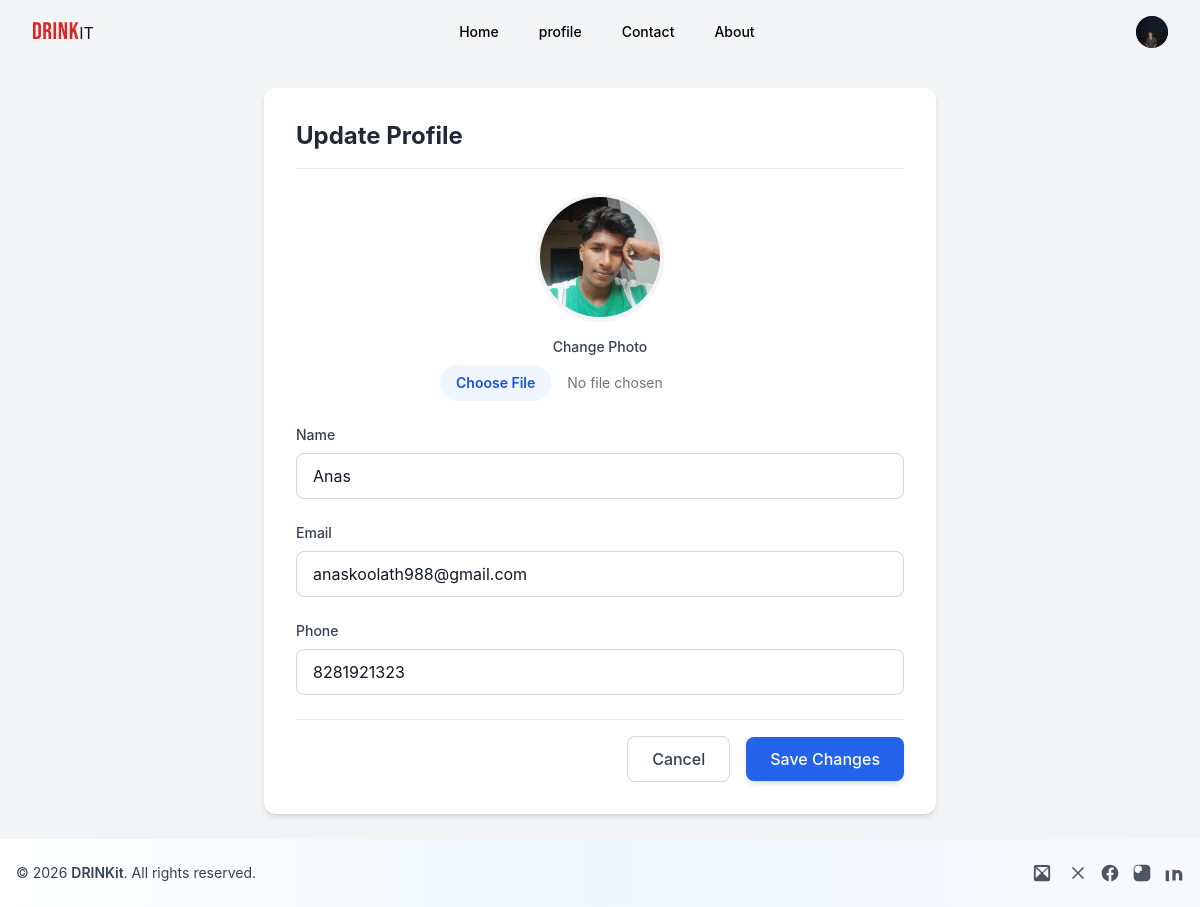
The page /update_customer/1/ (signed in) on the database its author committed.
### demo/models.py (models this page shows, shortened)
class customer(models.Model):
    user = models.OneToOneField(User, null=True, blank=True, on_delete=models.CASCADE)
    profile_pic = models.ImageField(default="profile.jpg", null=True, blank=True)
    name = models.CharField(max_length=200, null=True)
    phone = models.CharField(max_length=200, null=True)
    email = models.EmailField(max_length=200, null=True)
    date_created = models.DateTimeField(auto_now_add=True, null=True)

### demo/decorators.py (the view)
        def wrapper_func(request, *args, **kwargs):
            group=None
            if request.user.groups.exists():
                group=request.user.groups.all()[0].name
            if group in allowed_roles or request.user.is_staff:
                return view_func(request, *args, **kwargs)
            else:
                return HttpResponse('You are not authorized to view this page')

### demo/forms.py
class CustomerForm(ModelForm):
    class Meta:
        model = customer
        fields = '__all__'

### demo/views.py (called while the page is built)
@login_required(login_url='login')
@allowed_users(allowed_roles=['admin','customers'])
def update_customer(request, pk):
    customer_instance = get_object_or_404(models.customer,id=pk)
    next_url = request.GET.get('next', '/user')
    if request.method == 'POST':
        next_url = request.POST.get('next', '/user')
        form = CustomerForm(request.POST, request.FILES, instance=customer_instance)
        if form.is_valid():
            form.save()
            messages.success(request, 'Customer '+customer_instance.name+' updated successfully!')
            return redirect(next_url)
    else:
        form = CustomerForm(instance=customer_instance)
    return render(request, 'demo/update_Customer.html', {'form': form, 'customer': customer_instance, 'next': next_url})

### demo/templates/demo/update_Customer.html (shortened to what this page needs)
{% load static %}
<!DOCTYPE html>
<html lang="en">
<head>
    <script src="https://cdn.tailwindcss.com"></script>
    <link rel="stylesheet" href="{% static 'css/home.css' %}">
</head>
<body class="bg-gray-100 animate-fade-in-up flex flex-col min-h-screen">
    {% include 'demo/navbar.html' %}
    <div class="p-4 md:p-6 flex-grow">
        <div class="max-w-2xl mx-auto">
            <div class="bg-white rounded-xl shadow-md overflow-hidden">
                <div class="p-6 md:p-8">
                    <div class="flex justify-between items-center mb-6 border-b pb-4">
                        <h1 class="text-2xl font-bold text-gray-800">Update Profile</h1>
                    </div>
                    <form method="POST" action="" enctype="multipart/form-data" class="space-y-6">
                        <div class="flex flex-col items-center mb-6">
                            <div class="h-32 w-32 rounded-full overflow-hidden border-4 border-gray-100 shadow-sm bg-gray-200 mb-4">
                                {% if customer.profile_pic %}
                                    <img class="h-full w-full object-cover" src="{{ customer.profile_pic.url }}" alt="Profile Picture">
                                {% else %}
                                    <div class="h-full w-full flex items-center justify-center text-gray-400 text-4xl font-bold">
                                        {{ customer.name|slice:":1"|upper }}
                                    </div>
                                {% endif %}
                            </div>
                            <div class="w-full max-w-xs">
                                <label class="block text-sm font-medium text-gray-700 mb-2 text-center">Change Photo</label>
                                <input type="file" name="profile_pic" accept="image/*" class="block w-full text-sm text-gray-500 file:mr-4 file:py-2 file:px-4 file:rounded-full file:border-0 file:text-sm file:font-semibold file:bg-blue-50 file:text-blue-700 hover:file:bg-blue-100">
                            </div>
                        </div>
                        <div class="grid grid-cols-1 gap-6">
                            <div>
                                <label class="block text-sm font-medium text-gray-700 mb-2">Name</label>
                                {{ form.name }}
                            </div>
                            <div>
                                <label class="block text-sm font-medium text-gray-700 mb-2">Email</label>
                                {{ form.email }}
                            </div>
                            <div>
                                <label class="block text-sm font-medium text-gray-700 mb-2">Phone</label>
                                {{ form.phone }}
                            </div>
                        </div>
                        <div class="flex items-center justify-end space-x-4 mt-8 pt-4 border-t">
                             <a href="{{ next }}" class="px-6 py-2.5 rounded-lg border border-gray-300 text-gray-700 hover:bg-gray-50 font-medium transition">Cancel</a>
                            <button type="submit" class="px-6 py-2.5 rounded-lg bg-blue-600 text-white hover:bg-blue-700 shadow-md font-medium transition">Save Changes</button>
                        </div>
                    </form>
                </div>
            </div>
        </div>
    </div>
    {% include 'demo/footer.html' %}
</body>
</html>

### demo/templates/demo/navbar.html (shortened to what this page needs)
{% load static %}
<script src="https://cdn.tailwindcss.com"></script>
<nav class="bg-transparent text-black ">
    <div class="max-w-7xl mx-auto px-4 sm:px-6 lg:px-8">
        <div class="flex items-center justify-between h-16">
            <div class="flex-shrink-0 flex items-center">
                {% if request.user.is_superuser %}
                 <a href="{% url 'home' %}" class=" hover:text-red-300 hover:scale-105 transition">
                    <div><span class="text-2xl font-['Bebas_Neue'] tracking-wide text-red-600 mb-5 animate-fade-in-up ">DRINK</span><span class="text-gray-900">IT</span></div></a>
                {% else %}
                 <a href="{% url 'user_home' %}" class=" hover:text-red-300 hover:scale-105 transition">
                    <div><span class="text-2xl font-['Bebas_Neue'] tracking-wide text-red-600 mb-5 animate-fade-in-up ">DRINK</span><span class="text-gray-900">IT</span></div></a>
                {% endif %}
            </div>
            <div class="hidden md:block">
                {% if request.user.is_superuser %}
                  <div class="ml-10 flex items-baseline space-x-4">
                    <a href="{% url 'home' %}" class="px-3 py-2 rounded-md text-sm font-medium text-black hover:scale-105 transition">Home</a>
                    <a href="{% url 'products' %}" class="px-3 py-2 rounded-md text-sm font-medium text-black hover:scale-105 transition">Products</a>
                    <a href="{% url 'all_customers' %}" class="px-3 py-2 rounded-md text-sm font-medium text-black hover:scale-105 transition">Customers</a>
                    <a href="{% url 'all_orders' %}" class="px-3 py-2 rounded-md text-sm font-medium text-black hover:scale-105 transition">Orders</a>
                    <a href="#footer" class="px-3 py-2 rounded-md text-sm font-medium text-black hover:scale-105 transition">Contact</a>
                    <a href="{% url 'about' %}" class="px-3 py-2 rounded-md text-sm font-medium text-black hover:scale-105 transition">About</a>
                  </div>
                {% else %}
                  <div class="flex items-baseline space-x-4">
                    <a href="{% url 'user_home' %}" class="px-3 py-2 rounded-md text-sm font-medium text-black hover:scale-105 transition">Home</a>
                    <a href="{% url 'user' %}" class="px-3 py-2 rounded-md text-sm font-medium text-black hover:scale-105 transition">profile</a>
                    <a href="#footer" class="px-3 py-2 rounded-md text-sm font-medium text-black hover:scale-105 transition">Contact</a>
                    <a href="{% url 'about' %}" class="px-3 py-2 rounded-md text-sm font-medium text-black hover:scale-105 transition">About</a>
                  </div>
                {% endif %}
            </div>
            <div class="flex items-center">
                <div class="hidden md:block ml-4">
                    {% if request.user.is_authenticated %}
                    <div class="relative">
                        <button onclick="document.getElementById('user-menu-dropdown').classList.toggle('hidden')" class="flex items-center max-w-xs bg-transparent rounded-full focus:outline-none focus:ring-2 focus:ring-offset-2 focus:ring-offset-transparent focus:ring-gray-300">
                            <div class="h-8 w-8 rounded-full bg-blue-600 flex items-center justify-center text-white font-bold overflow-hidden">
                                {% if request.user.customer and request.user.customer.profile_pic %}
                                    <img class="h-full w-full object-cover" src="{{ request.user.customer.profile_pic.url }}" alt="Profile">
                                {% else %}
                                    {{ request.user.username|slice:":1"|upper }}
                                {% endif %}
                            </div>
                        </button>
                    </div>
                    {% else %}
                    <a href="{% url 'login' %}" class="bg-blue-500 text-white px-4 py-2 rounded-md hover:bg-blue-600 text-sm font-semibold">Login</a>
                    {% endif %}
                </div>
            </div>
        </div>
    </div>
</nav>

### static/css/home.css (style rules this page uses)
:root { --bg: #f8fafc; --muted: #6b7280; --border: #e5e7eb; font-family: Inter, ui-sans-serif, system-ui, -apple-system, "Segoe UI", Roboto, "Helvetica Neue", Arial; }
html, body { height: 100%; margin: 0; background: var(--bg); color: #111827; }

### rows shown on the page
customer: profile_pic (placeholder picture), name "Anas", email "anaskoolath988@gmail.com", phone "8281921323"
